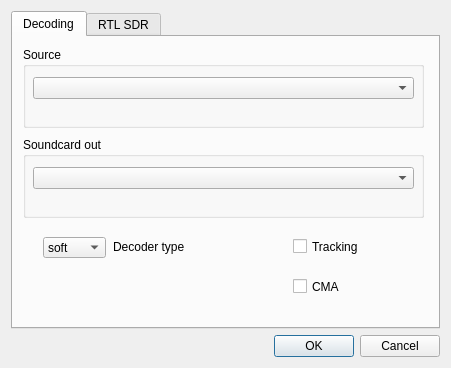
<?xml version="1.0" encoding="UTF-8"?>
<ui version="4.0">
 <class>SettingsDialog</class>
 <widget class="QDialog" name="SettingsDialog">
  <property name="geometry">
   <rect>
    <x>0</x>
    <y>0</y>
    <width>451</width>
    <height>368</height>
   </rect>
  </property>
  <property name="sizePolicy">
   <sizepolicy hsizetype="Fixed" vsizetype="Preferred">
    <horstretch>0</horstretch>
    <verstretch>0</verstretch>
   </sizepolicy>
  </property>
  <property name="minimumSize">
   <size>
    <width>451</width>
    <height>300</height>
   </size>
  </property>
  <property name="maximumSize">
   <size>
    <width>451</width>
    <height>720</height>
   </size>
  </property>
  <property name="windowTitle">
   <string>Settings</string>
  </property>
  <layout class="QVBoxLayout" name="verticalLayout">
   <item>
    <widget class="QTabWidget" name="tabWidget">
     <property name="enabled">
      <bool>true</bool>
     </property>
     <property name="currentIndex">
      <number>0</number>
     </property>
     <widget class="QWidget" name="Decoding">
      <attribute name="title">
       <string>Decoding</string>
      </attribute>
      <widget class="QGroupBox" name="groupBox_5">
       <property name="geometry">
        <rect>
         <x>10</x>
         <y>10</y>
         <width>401</width>
         <height>81</height>
        </rect>
       </property>
       <property name="title">
        <string>Source</string>
       </property>
       <widget class="QComboBox" name="comboBoxsoundcard">
        <property name="geometry">
         <rect>
          <x>10</x>
          <y>30</y>
          <width>381</width>
          <height>22</height>
         </rect>
        </property>
       </widget>
      </widget>
      <widget class="QGroupBox" name="groupBox_6">
       <property name="geometry">
        <rect>
         <x>10</x>
         <y>100</y>
         <width>401</width>
         <height>81</height>
        </rect>
       </property>
       <property name="title">
        <string>Soundcard out</string>
       </property>
       <widget class="QComboBox" name="comboBoxsoundcard_out">
        <property name="geometry">
         <rect>
          <x>10</x>
          <y>30</y>
          <width>381</width>
          <height>22</height>
         </rect>
        </property>
       </widget>
      </widget>
      <widget class="QCheckBox" name="checkBox_tracking">
       <property name="geometry">
        <rect>
         <x>280</x>
         <y>200</y>
         <width>101</width>
         <height>19</height>
        </rect>
       </property>
       <property name="text">
        <string>Tracking</string>
       </property>
      </widget>
      <widget class="QCheckBox" name="checkBox_cma">
       <property name="geometry">
        <rect>
         <x>280</x>
         <y>240</y>
         <width>91</width>
         <height>19</height>
        </rect>
       </property>
       <property name="text">
        <string>CMA</string>
       </property>
      </widget>
      <widget class="QComboBox" name="comboBox_fec_type">
       <property name="geometry">
        <rect>
         <x>30</x>
         <y>200</y>
         <width>63</width>
         <height>21</height>
        </rect>
       </property>
       <property name="currentIndex">
        <number>0</number>
       </property>
       <item>
        <property name="text">
         <string>soft</string>
        </property>
       </item>
       <item>
        <property name="text">
         <string>hard</string>
        </property>
       </item>
      </widget>
      <widget class="QLabel" name="label">
       <property name="geometry">
        <rect>
         <x>100</x>
         <y>202</y>
         <width>111</width>
         <height>16</height>
        </rect>
       </property>
       <property name="text">
        <string>Decoder type</string>
       </property>
      </widget>
     </widget>
     <widget class="QWidget" name="tab_sdr">
      <attribute name="title">
       <string>RTL SDR</string>
      </attribute>
      <widget class="QGroupBox" name="groupBox_7">
       <property name="geometry">
        <rect>
         <x>10</x>
         <y>10</y>
         <width>401</width>
         <height>81</height>
        </rect>
       </property>
       <property name="title">
        <string>RTL SDR Device</string>
       </property>
       <widget class="QComboBox" name="comboRTLDevices">
        <property name="geometry">
         <rect>
          <x>10</x>
          <y>30</y>
          <width>381</width>
          <height>22</height>
         </rect>
        </property>
       </widget>
      </widget>
      <widget class="QGroupBox" name="groupBox_8">
       <property name="geometry">
        <rect>
         <x>10</x>
         <y>100</y>
         <width>401</width>
         <height>81</height>
        </rect>
       </property>
       <property name="title">
        <string/>
       </property>
       <widget class="QCheckBox" name="checkBox_rtl_afc">
        <property name="geometry">
         <rect>
          <x>290</x>
          <y>12</y>
          <width>91</width>
          <height>19</height>
         </rect>
        </property>
        <property name="text">
         <string>AFC</string>
        </property>
       </widget>
       <widget class="QCheckBox" name="checkBox_rtl_agc">
        <property name="geometry">
         <rect>
          <x>290</x>
          <y>42</y>
          <width>91</width>
          <height>19</height>
         </rect>
        </property>
        <property name="text">
         <string>AGC</string>
        </property>
       </widget>
       <widget class="QDoubleSpinBox" name="doubleSpinBox_rtl_gain">
        <property name="geometry">
         <rect>
          <x>20</x>
          <y>40</y>
          <width>91</width>
          <height>22</height>
         </rect>
        </property>
        <property name="suffix">
         <string> dB</string>
        </property>
        <property name="decimals">
         <number>1</number>
        </property>
        <property name="maximum">
         <double>50.000000000000000</double>
        </property>
        <property name="value">
         <double>50.000000000000000</double>
        </property>
       </widget>
       <widget class="QLabel" name="label_2">
        <property name="geometry">
         <rect>
          <x>130</x>
          <y>13</y>
          <width>151</width>
          <height>16</height>
         </rect>
        </property>
        <property name="text">
         <string>Subcarrier Offset</string>
        </property>
       </widget>
       <widget class="QLabel" name="label_3">
        <property name="geometry">
         <rect>
          <x>130</x>
          <y>42</y>
          <width>101</width>
          <height>16</height>
         </rect>
        </property>
        <property name="text">
         <string>Gain</string>
        </property>
       </widget>
       <widget class="QDoubleSpinBox" name="doubleSpinBox_rtl_subcarrier_freq_offset">
        <property name="geometry">
         <rect>
          <x>20</x>
          <y>10</y>
          <width>91</width>
          <height>22</height>
         </rect>
        </property>
        <property name="suffix">
         <string> kHz</string>
        </property>
        <property name="decimals">
         <number>1</number>
        </property>
        <property name="minimum">
         <double>0.000000000000000</double>
        </property>
        <property name="maximum">
         <double>99.000000000000000</double>
        </property>
        <property name="singleStep">
         <double>1.000000000000000</double>
        </property>
        <property name="value">
         <double>0.000000000000000</double>
        </property>
       </widget>
      </widget>
     </widget>
    </widget>
   </item>
   <item>
    <widget class="QDialogButtonBox" name="buttonBox">
     <property name="orientation">
      <enum>Qt::Horizontal</enum>
     </property>
     <property name="standardButtons">
      <set>QDialogButtonBox::Cancel|QDialogButtonBox::Ok</set>
     </property>
    </widget>
   </item>
  </layout>
 </widget>
 <resources/>
 <connections>
  <connection>
   <sender>buttonBox</sender>
   <signal>accepted()</signal>
   <receiver>SettingsDialog</receiver>
   <slot>accept()</slot>
   <hints>
    <hint type="sourcelabel">
     <x>248</x>
     <y>254</y>
    </hint>
    <hint type="destinationlabel">
     <x>157</x>
     <y>274</y>
    </hint>
   </hints>
  </connection>
  <connection>
   <sender>buttonBox</sender>
   <signal>rejected()</signal>
   <receiver>SettingsDialog</receiver>
   <slot>reject()</slot>
   <hints>
    <hint type="sourcelabel">
     <x>316</x>
     <y>260</y>
    </hint>
    <hint type="destinationlabel">
     <x>286</x>
     <y>274</y>
    </hint>
   </hints>
  </connection>
 </connections>
</ui>
